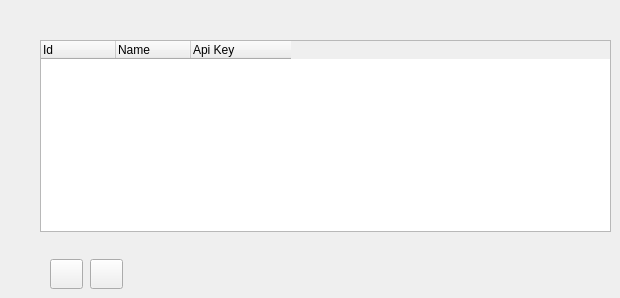
   <widget class="QWidget" name="tabRazuna">
    <attribute name="title">
     <string>Razuna</string>
    </attribute>
    <widget class="QTreeWidget" name="treeWidgetRazuna">
     <property name="geometry">
      <rect>
       <x>40</x>
       <y>40</y>
       <width>571</width>
       <height>192</height>
      </rect>
     </property>
     <property name="rootIsDecorated">
      <bool>false</bool>
     </property>
     <property name="uniformRowHeights">
      <bool>true</bool>
     </property>
     <attribute name="headerDefaultSectionSize">
      <number>75</number>
     </attribute>
     <attribute name="headerShowSortIndicator" stdset="0">
      <bool>false</bool>
     </attribute>
     <attribute name="headerStretchLastSection">
      <bool>false</bool>
     </attribute>
     <column>
      <property name="text">
       <string>Id</string>
      </property>
      <property name="textAlignment">
       <set>AlignJustify|AlignVCenter</set>
      </property>
     </column>
     <column>
      <property name="text">
       <string>Name</string>
      </property>
     </column>
     <column>
      <property name="text">
       <string>Api Key</string>
      </property>
     </column>
    </widget>
    <widget class="QToolButton" name="toolButtonRemoveRazunaKey">
     <property name="geometry">
      <rect>
       <x>90</x>
       <y>259</y>
       <width>33</width>
       <height>30</height>
      </rect>
     </property>
     <property name="minimumSize">
      <size>
       <width>33</width>
       <height>22</height>
      </size>
     </property>
     <property name="font">
      <font>
       <weight>75</weight>
       <bold>true</bold>
      </font>
     </property>
     <property name="toolTip">
      <string>Remove CasparCG Server</string>
     </property>
     <property name="icon">
      <iconset resource="Widgets.qrc">
       <normaloff>:/Graphics/Images/Remove.png</normaloff>:/Graphics/Images/Remove.png</iconset>
     </property>
    </widget>
    <widget class="QToolButton" name="toolButtonAddRazunaKey">
     <property name="geometry">
      <rect>
       <x>50</x>
       <y>259</y>
       <width>33</width>
       <height>30</height>
      </rect>
     </property>
     <property name="minimumSize">
      <size>
       <width>33</width>
       <height>22</height>
      </size>
     </property>
     <property name="font">
      <font>
       <weight>75</weight>
       <bold>true</bold>
      </font>
     </property>
     <property name="toolTip">
      <string>Add CasparCG Server</string>
     </property>
     <property name="icon">
      <iconset resource="Widgets.qrc">
       <normaloff>:/Graphics/Images/Add.png</normaloff>:/Graphics/Images/Add.png</iconset>
     </property>
    </widget>
   </widget>
